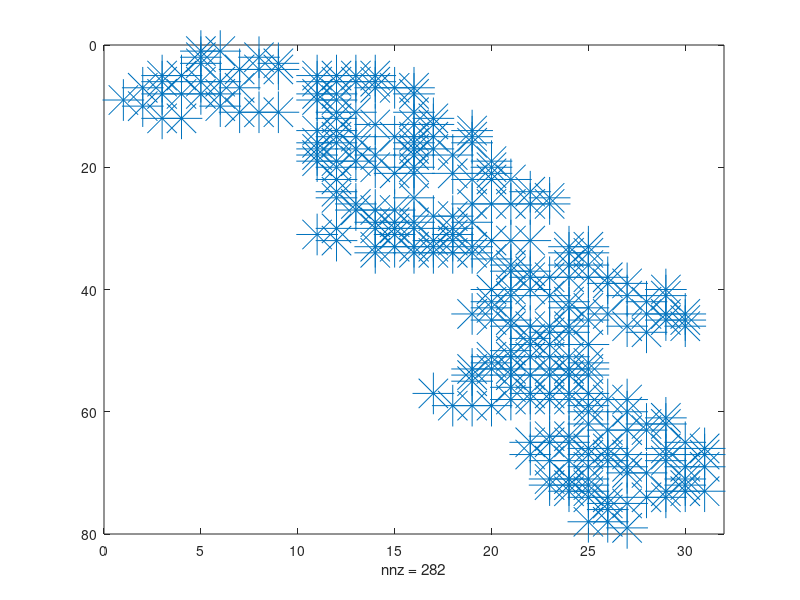

The MATLAB script that drew this image:
clear; close all; clc; format long g;
A = [];

d = 21;
M = [0, 0, 0, 0, 0, 0, 0, 0, 0, 0, 0, 0, 0, 0, 0, 0, 0, 0, 0, 0, 0, 0, 0, 0, 0, 0, 0, 0, 0, 0, 0, 0, 0, 0, 0, 0, 0, 0, 0, 0, 0, 0, 0, 0, 0, 0, 0, 0, 0, 0, 0, 0, 0, 0, 0, 0, 0, 0, 0, 0, 0, 0, 0, 0, 0, 0, 0, 0, 0, 0, 0, 0, 0, 0, 0, 0, 0, 0, 0, 0, 0, 0, 0, 0, 0, 0, 0, 0, 0, 0, 1, 1, 1, 0, 0, 0, 1, 1, 1, 0, 0, 0, 0, 0, 0, 0, 0, 0, 0, 0, 0, 0, 0, 0, 0, 0, 0, 0, 0, 0, 0, 0, 0, 0, 0, 0, 0, 0, 0, 0, 1, 0, 0, 0, 0, 1, 0, 1, 0, 0, 0, 0, 1, 0, 0, 0, 0, 0, 0, 0, 0, 1, 0, 0, 0, 0, 1, 0, 1, 0, 0, 0, 0, 1, 0, 0, 0, 0, 0, 0, 0, 0, 1, 0, 0, 0, 0, 1, 0, 1, 0, 0, 0, 0, 1, 0, 0, 0, 0, 0, 0, 0, 0, 0, 0, 1, 1, 1, 0, 0, 0, 1, 1, 1, 0, 0, 0, 0, 0, 0, 0, 0, 0, 0, 0, 0, 0, 0, 0, 0, 0, 0, 0, 0, 0, 0, 0, 0, 0, 0, 0, 0, 0, 0, 0, 0, 0, 1, 1, 1, 0, 0, 0, 1, 1, 1, 0, 0, 0, 0, 0, 0, 0, 0, 0, 0, 1, 0, 0, 0, 0, 1, 0, 1, 0, 0, 0, 0, 1, 0, 0, 0, 0, 0, 0, 0, 0, 1, 0, 0, 0, 0, 1, 0, 1, 0, 0, 0, 0, 1, 0, 0, 0, 0, 0, 0, 0, 0, 1, 0, 0, 0, 0, 1, 0, 1, 0, 0, 0, 0, 1, 0, 0, 0, 0, 0, 0, 0, 0, 0, 0, 0, 0, 0, 0, 0, 0, 0, 0, 0, 0, 0, 0, 0, 0, 0, 0, 0, 0, 0, 0, 0, 1, 1, 1, 0, 0, 0, 1, 1, 1, 0, 0, 0, 0, 0, 0, 0, 0, 0, 0, 0, 0, 0, 0, 0, 0, 0, 0, 0, 0, 0, 0, 0, 0, 0, 0, 0, 0, 0, 0, 0, 0, 0, 0, 0, 0, 0, 0, 0, 0, 0, 0, 0, 0, 0, 0, 0, 0, 0, 0, 0, 0, 0, 0, 0, 0, 0, 0, 0, 0, 0, 0, 0, 0, 0, 0, 0, 0, 0, 0, 0, 0, 0, 0, 0, 0, 0, 0, 0, 0, 0, 0, 0, 0, 0, 0, 0, 0, 0, 0];

x = 1;
y = 1;
for i = 1:length(M)
if y >= d+1
x = x+1;
y = 1;
end
    A(x,y) = M(i);
    
y = y+1;    
end
% size(A)

% spy(A)


% % Translator

% Input je vo formate riadku ("_"= mezera)
% (napr.:'.O._OOO_O.O')
A = ('....OO......................... ....O..O....................... ....O...O...................... ......OOO...................... ..OO......OOOO................. ..O.OO....OOOO................. .O....O......OOO............... ..OOOO....OO...O............... O.........OO................... .O...O......................... ......OOO..OO..O............... ..OO.......O....O.............. .............O.OO.............. ..........OO......O............ ...........OO.OOO.O............ ..........OO...O..O............ ..........O.O..OO.............. ..........O..O.O.O............. ..........OOO......O........... ...........O.O.O...O........... ..............OO.O.O........... ...........O......OOO.......... ............................... ...........O.........O......... ...........O...O......O........ ............O.....OOOOO........ ............OOO................ ................OO............. .............OOO..O............ ...........O.OOO.O............. ..........O...O..O............. ...........O....OO.OOO......... .............OOOO.O....OO...... .............O.OOOO....OO...... ...................O........... ....................O..OO...... ....................OO......... .....................OOOOO..... .........................OO.... ...................OOO......O.. ....................O.O...O.O.. ...................O...O...O... ...................O...OO...... ..................O......O.OOO. ...................OO...O...OO. ....................OOOO..O..O. ......................OO...O... .....................O......... .....................OO.O...... ....................O.......... ...................OOOOO....... ...................O....O...... ..................OOO.OOO...... ..................O.OOOOO...... ..................O............ ....................O.......... ................O....OOOO...... ....................OOOO.OO.... .................OOO....O...... ........................O.O.... ............................O.. ........................O..OO.. .........................OOO... ......................OO....... .....................OOO.....O. ........................OO..O.O .....................O..OOO.O.O ......................OO.O..O.. ........................O.O..OO ..........................OO... ......................OOO....O. ......................OOO....O. .......................OO...OOO ........................OO.OO.. .........................OO.... .........................O..... ............................... ........................OO..... ..........................O....');

for i = 1:length(A)
    if A(i) == ' '
        dimension = i-1;
        break
    else
        continue
    end
end

pom = 1;
y = 0;
x = 1;

for i = 1:length(A)
    
    
y = y + 1;

% Dalsi riadok
if i == (dimension+1)*pom
x = x + 1;
y = 0;
pom = pom + 1;
continue
end

switch A(i)
    case '.'
      B(x,y) = 0;
    case 'O'
      B(x,y) = 1; 
    otherwise
      disp("znaci zly format")
end

end
dimension = [dimension,x]
spy(B,30)






